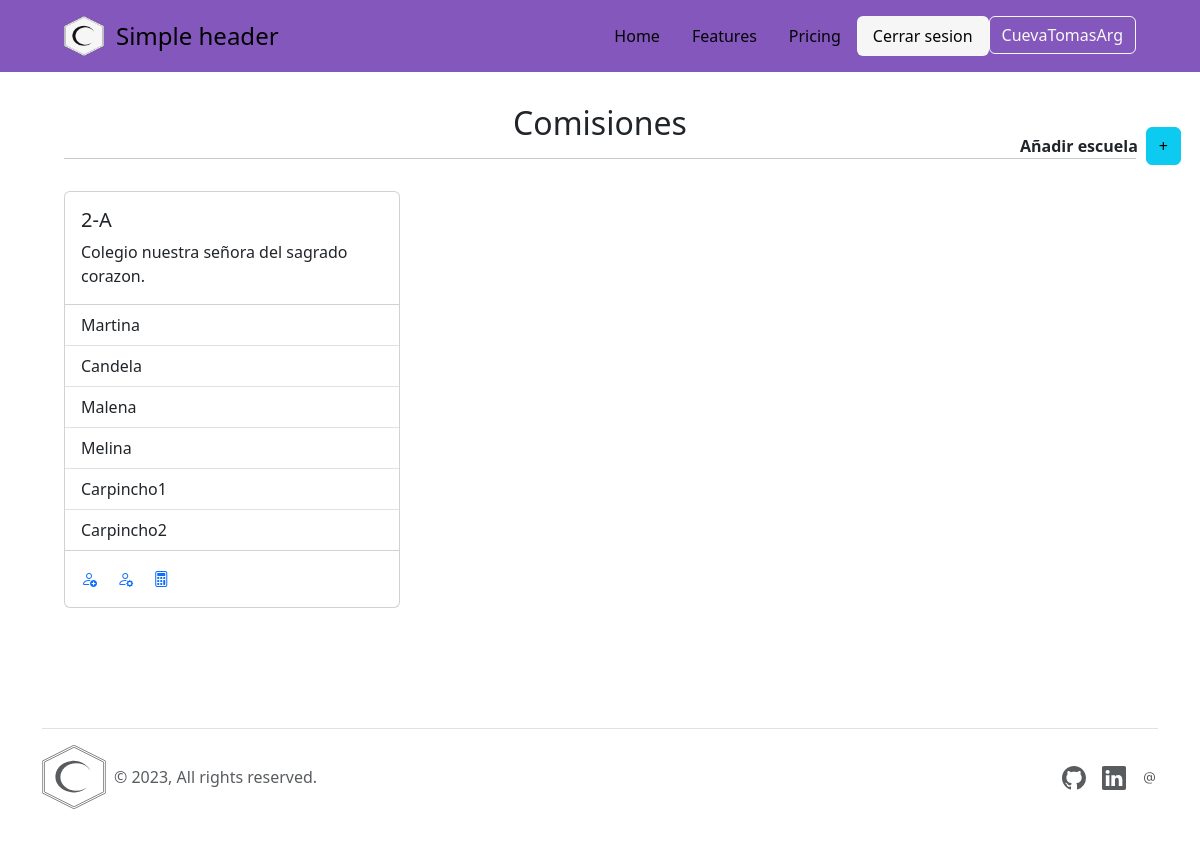
The app's page / (signed in), older data.
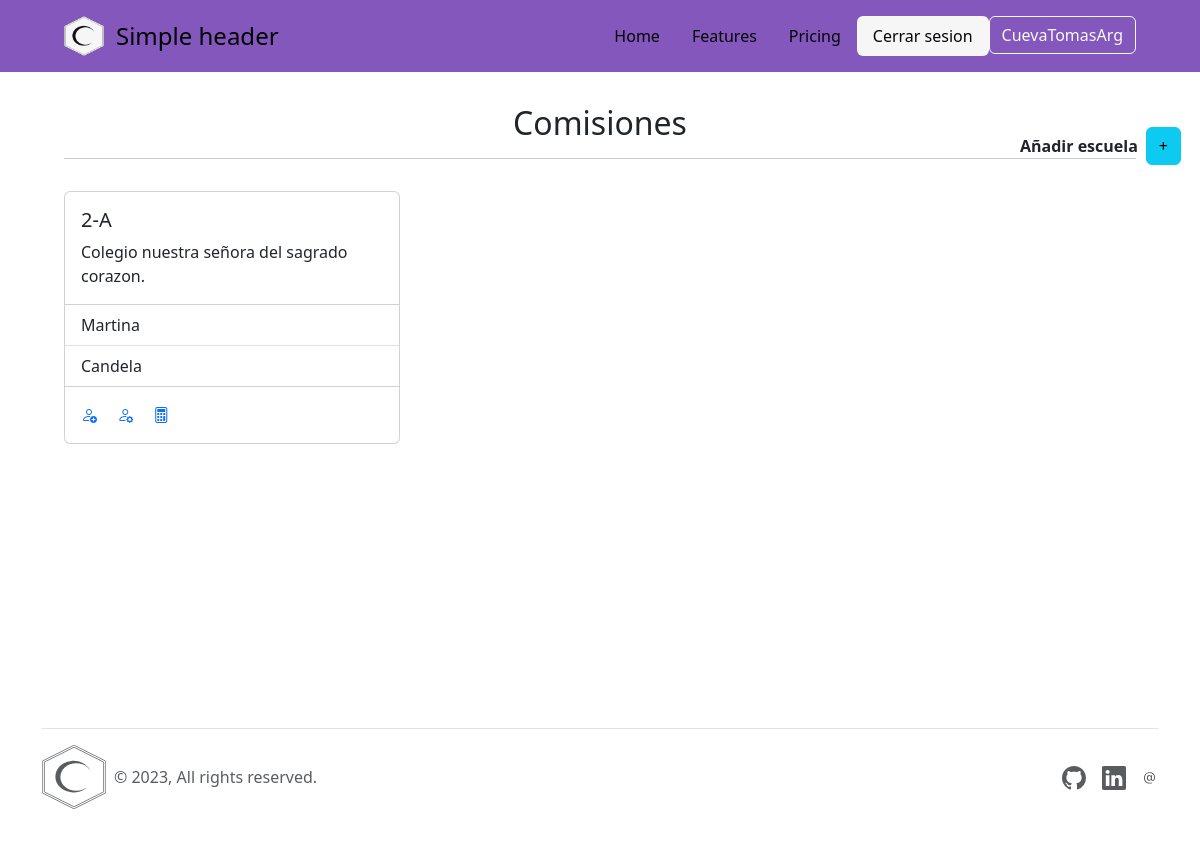
The same page, newer data.
### app/models.py (models this page shows, shortened)
class Commission(models.Model):
    name = models.CharField(max_length = 3)
    school = models.ForeignKey(School, on_delete = models.CASCADE)
    user = models.ForeignKey(User, on_delete = models.CASCADE, blank = True, null = True)

class Student(models.Model):
    name = models.CharField(max_length = 150)
    comission = models.ForeignKey(Commission, on_delete = models.CASCADE)

### app/views.py (the view)
# urls.py: path('', IndexView.as_view(), name = "Index"),
class IndexView(ListView):
    template_name = 'index.html'
    model = Commission
    def get_queryset(self):
        return Commission.objects.filter(user_id=self.request.user.id).prefetch_related(
            Prefetch('student_set', queryset=Student.objects.all(), to_attr='students')
        )
    def get_context_data(self, **kwargs):
        context = super().get_context_data(**kwargs)
        commissions = context['object_list']
        context['commissions_with_students'] = commissions
        return context

### app/context_processor.py (called while the page is built)
def register_calculated(request):
    mean = 0
    count = 0
    if request.user.is_authenticated:
        if "register" in request.session.keys():
            for key, value in request.session["register"].items():
                if key == "mean":
                    mean = value
                if key == "count":
                    count = value
    return {"mean": mean, "count": count}

### app/templates/index.html (shortened to what this page needs)
{% extends 'base/main.html' %}
{% block main %}
<main class="indexMain">
    <section class="presentation">
        {% if commissions_with_students %}
            <h2>Comisiones</h2><div><strong>Añadir escuela</strong><a href="{% url 'SchoolCreate' request.user.id %}" class="btn btn-info">+</a></div>
        {% else %}
            <h2>Agrega comisiones para poder empezar a calcular</h2><div><strong>Añadir escuela</strong><a href="{% url 'SchoolCreate' request.user.id %}" class="btn btn-info">+</a></div>
        {% endif %}
        <hr>
    </section>
    <section class="comission-layout">
        {% if commissions_with_students %}
            {% for commission in commissions_with_students %}
                <div class="card" style="min-width: 18rem;">
                    <div class="card-body">
                        <h5 class="card-title">{{ commission.name }}</h5>
                        <p class="card-text">Colegio nuestra señora del sagrado corazon.</p>
                    </div>
                    <ul class="list-group list-group-flush">
                        {% for student in commission.students %}
                            <li class="list-group-item">{{ student.name }}</li>
                        {% endfor %}
                    </ul>
                    <div class="card-body">
                        <a href="{% url 'StudentCreate' commission.id %}" class="card-link"><span><i class="bi bi-person-add"></i></span></a>
                        <a href="{% url 'Student' commission.id %}" class="card-link"><span><i class="bi bi-person-gear"></i></span></a>
                        <a href="{% url 'Config' commission.id %}" class="card-link"><span><i class="bi bi-calculator"></i></span></a>
                    </div>
                </div>
            {% endfor %}
        {% endif %}
    </section>
</main>
{% endblock main %}

Row changes from the older to the newer data that the page shows:
removed Student: name "Malena"
removed Student: name "Melina"
removed Student: name "Carpincho1"
removed Student: name "Carpincho2"
